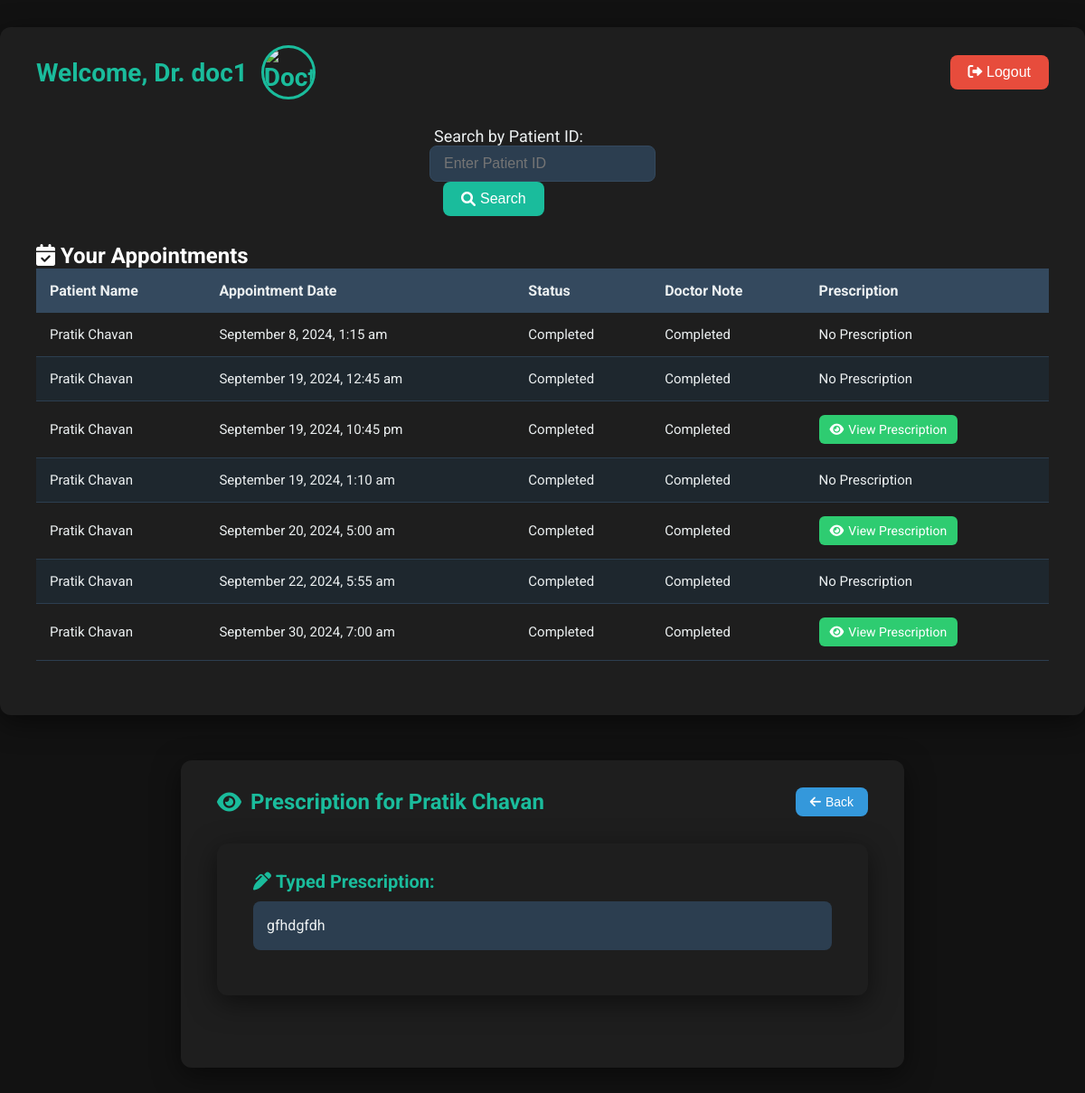
Page /doctor_portal.php?action=view_prescription&prescription_id=1 (signed in) on the committed database.
### tables this page shows
CREATE TABLE `doctors` (
  `id` int NOT NULL,
  `user_id` int NOT NULL,
  `full_name` varchar(100) NOT NULL,
  `department` varchar(100) NOT NULL,
  `specialty` varchar(100) DEFAULT NULL,
  `hospital_id` int DEFAULT NULL,
  `created_at` timestamp NULL DEFAULT CURRENT_TIMESTAMP
);

CREATE TABLE `appointments` (
  `id` int NOT NULL,
  `patient_id` int NOT NULL,
  `doctor_id` int NOT NULL,
  `appointment_date` datetime NOT NULL,
  `status` varchar(50) NOT NULL DEFAULT 'Pending',
  `created_at` timestamp NULL DEFAULT CURRENT_TIMESTAMP,
  `department` varchar(100) DEFAULT NULL,
  `doctor_note` text,
  `doctor_note_submitted` tinyint(1) DEFAULT '0',
  `prescription_submitted` tinyint(1) DEFAULT '0'
);

CREATE TABLE `patients` (
  `id` int NOT NULL,
  `user_id` int NOT NULL,
  `full_name` varchar(100) NOT NULL,
  `date_of_birth` date DEFAULT NULL,
  `created_at` timestamp NULL DEFAULT CURRENT_TIMESTAMP,
  `medical_history` text,
  `prescription` varchar(255) DEFAULT NULL,
  `phone` varchar(20) DEFAULT NULL,
  `city` varchar(20) DEFAULT NULL
);

CREATE TABLE `prescriptions` (
  `id` int NOT NULL,
  `appointment_id` int NOT NULL,
  `patient_id` int NOT NULL,
  `doctor_id` int NOT NULL,
  `typed_prescription` text,
  `prescription_image` varchar(255) DEFAULT NULL,
  `created_at` timestamp NULL DEFAULT CURRENT_TIMESTAMP
);

### doctor_portal.php (the view, shortened to what this page needs)
<?php
include 'config.php';
$doctor_id = $_SESSION['user_id'];
$stmt = $pdo->prepare("SELECT * FROM doctors WHERE user_id = ?");
$stmt->execute([$doctor_id]);
$doctor = $stmt->fetch();
?>
<!DOCTYPE html>
<html lang="en">
<head>
    <link rel="stylesheet" href="https://cdnjs.cloudflare.com/ajax/libs/font-awesome/6.0.0-beta3/css/all.min.css" />
</head>
<body>
    <div class="container">
        <div class="header">
            <h1>Welcome, Dr. <?php echo htmlspecialchars($doctor['full_name']); ?>
                <div class="doctor-image">
                    <img src="https://www.shutterstock.com/image-photo/profile-photo-attractive-family-doc-600nw-1724693776.jpg" alt="Doctor Profile Image">
                </div>
            </h1>
            <form method="POST" action="logout.php">
                <button type="submit" class="logout-button"><i class="fas fa-sign-out-alt"></i> Logout</button>
            </form>
        </div>
        <div class="search-form">
            <form method="POST" action="doctor_portal.php">
                <label for="search_patient_id"><i class="fas fa-user-search"></i> Search by Patient ID:</label>
                <input type="text" name="search_patient_id" id="search_patient_id" placeholder="Enter Patient ID" required>
                <button type="submit"><i class="fas fa-search"></i> Search</button>
            </form>
        </div>
        <h2><i class="fas fa-calendar-check"></i> Your Appointments</h2>
        <table>
            <thead>
                <tr>
                    <th>Patient Name</th>
                    <th>Appointment Date</th>
                    <th>Status</th>
                    <th>Doctor Note</th>
                    <th>Prescription</th>
                </tr>
            </thead>
            <tbody>
                <?php
                $stmt = $pdo->prepare("
                    SELECT a.*, p.full_name AS patient_name, pr.id AS prescription_id
                    FROM appointments a
                    JOIN patients p ON a.patient_id = p.id
                    LEFT JOIN prescriptions pr ON a.id = pr.appointment_id
                    WHERE a.doctor_id = ?");
                $stmt->execute([$doctor['id']]);
                $appointments = $stmt->fetchAll();
                if (!empty($appointments)) {
                    foreach ($appointments as $appointment) {
                        echo "<tr>
                                <td>" . htmlspecialchars($appointment['patient_name']) . "</td>
                                <td>" . htmlspecialchars(date("F j, Y, g:i a", strtotime($appointment['appointment_date']))) . "</td>
                                <td>" . htmlspecialchars($appointment['status']) . "</td>
                                <td>";
                        if ($appointment['status'] != 'Completed') {
                            echo '<a href="add_doctor_note.php?appointment_id=' . htmlspecialchars($appointment['id']) . '" class="button"><i class="fas fa-edit"></i> Add Note</a>';
                        } else {
                            echo 'Completed';
                        }
                        echo "</td>";
                        echo "<td>";
                        if ($appointment['prescription_id']) {
                            echo '<a href="doctor_portal.php?action=view_prescription&prescription_id=' . htmlspecialchars($appointment['prescription_id']) . '" class="button"><i class="fas fa-eye"></i> View Prescription</a>';
                        } else {
                            if ($appointment['status'] != 'Completed') {
                                echo '<a href="doctor_portal.php?action=add_prescription&appointment_id=' . htmlspecialchars($appointment['id']) . '" class="button"><i class="fas fa-plus-circle"></i> Add Prescription</a>';
                            } else {
                                echo 'No Prescription';
                            }
                        }
                        echo "</td></tr>";
                    }
                } else {
                    echo "<tr><td colspan='5'>No appointments found.</td></tr>";
                }
                ?>
            </tbody>
        </table>
    </div>
<?php
$action = $_GET['action'] ?? null;
    ?>
    <?php
if ($action == 'view_prescription') {
    $prescription_id = $_GET['prescription_id'] ?? null;
    $stmt = $pdo->prepare("
        SELECT pr.*, p.full_name AS patient_name
        FROM prescriptions pr
        JOIN appointments a ON pr.appointment_id = a.id
        JOIN patients p ON a.patient_id = p.id
        WHERE pr.id = ? AND a.doctor_id = ?");
    $stmt->execute([$prescription_id, $doctor['id']]);
    $prescription = $stmt->fetch();
    ?>
    <!DOCTYPE html>
    <html lang="en">
    <head>
        <link rel="stylesheet" href="https://cdnjs.cloudflare.com/ajax/libs/font-awesome/6.0.0-beta3/css/all.min.css" />
    </head>
    <body>
        <div class="prescription-view-container">
            <div class="prescription-header">
                <h2><i class="fas fa-eye"></i> Prescription for <?php echo htmlspecialchars($prescription['patient_name']); ?></h2>
                <form method="GET" action="doctor_portal.php">
                    <button type="submit" class="back-button"><i class="fas fa-arrow-left"></i> Back</button>
                </form>
            </div>
            <?php if ($prescription['typed_prescription']): ?>
                <div class="prescription-details">
                    <h3><i class="fas fa-pen-alt"></i> Typed Prescription:</h3>
                    <p><?php echo nl2br(htmlspecialchars($prescription['typed_prescription'])); ?></p>
                </div>
            <?php endif; ?>
        </div>
    </body>
    </html>
    <?php
    exit();
}
?>

### doctor_portal.php (style rules this page uses)
* { box-sizing: border-box; margin: 0; padding: 0; }
html, body { height: 100%; font-family: 'Roboto', sans-serif; background-color: #121212; color: #ffffff; overflow: hidden; }
.container { max-width: 1200px; margin: 30px auto; padding: 20px 40px; background-color: #1e1e1e; border-radius: 12px; box-shadow: 0 8px 30px rgba(0, 0, 0, 0.5); overflow-y: auto; max-height: 80vh; animation: fadeIn 0.8s ease; position: relative; }
.header { display: flex; justify-content: space-between; align-items: center; margin-bottom: 30px; position: relative; }
.header h1 { font-size: 28px; color: #1abc9c; animation: slideInLeft 0.5s ease; display: flex; align-items: center; }
.doctor-image { width: 60px; height: 60px; border-radius: 50%; overflow: hidden; margin-left: 15px; border: 3px solid #1abc9c; animation: fadeIn 1s ease; }
.doctor-image img { width: 100%; height: 100%; object-fit: cover; }
.logout-button { padding: 10px 20px; background-color: #e74c3c; color: #fff; border: none; border-radius: 8px; font-size: 16px; cursor: pointer; transition: background-color 0.3s, transform 0.1s; animation: slideInRight 0.5s ease; }
.search-form { display: flex; justify-content: center; align-items: center; margin-bottom: 30px; animation: fadeIn 1s ease; }
.search-form label { font-size: 18px; margin-right: 10px; color: #ecf0f1; display: flex; align-items: center; }
.search-form input[type="text"] { padding: 10px 15px; width: 250px; border-radius: 8px; border: 1px solid #34495e; font-size: 16px; outline: none; background-color: #2c3e50; color: #ecf0f1; transition: border-color 0.3s, background-color 0.3s; }
.search-form button { padding: 10px 20px; background-color: #1abc9c; color: #fff; border: none; border-radius: 8px; font-size: 16px; cursor: pointer; margin-left: 15px; transition: background-color 0.3s, transform 0.1s; display: flex; align-items: center; }
.search-form button i { margin-right: 5px; }
table { width: 100%; border-collapse: collapse; margin-bottom: 40px; animation: fadeIn 1.2s ease; }
table thead { background-color: #34495e; }
table thead th { color: #ecf0f1; padding: 15px; font-size: 16px; text-align: left; }
table tbody tr { border-bottom: 1px solid #2c3e50; transition: background-color 0.3s; }
table tbody tr:nth-child(even) { background-color: #1e272e; }
table tbody td { padding: 15px; font-size: 15px; color: #ecf0f1; vertical-align: middle; }
a.button { display: inline-flex; align-items: center; padding: 8px 12px; background-color: #2ecc71; color: #fff; text-decoration: none; border-radius: 6px; font-size: 14px; transition: background-color 0.3s, transform 0.1s; }
a.button i { margin-right: 5px; }
.prescription-details, .view-prescription-details { max-width: 800px; margin: 50px auto; padding: 30px 40px; background-color: #1e1e1e; border-radius: 12px; box-shadow: 0 8px 30px rgba(0, 0, 0, 0.5); animation: fadeIn 0.8s ease; color: #ecf0f1; }
.prescription-view-container { max-width: 800px; margin: 50px auto; padding: 30px 40px; background-color: #1e1e1e; border-radius: 12px; box-shadow: 0 8px 30px rgba(0, 0, 0, 0.5); animation: fadeIn 0.8s ease; color: #ecf0f1; position: relative; }
.prescription-header { display: flex; justify-content: space-between; align-items: center; margin-bottom: 30px; }
.prescription-header h2 { font-size: 24px; color: #1abc9c; display: flex; align-items: center; animation: slideInLeft 0.5s ease; }
.prescription-header h2 i { margin-right: 10px; }
.back-button { padding: 8px 16px; background-color: #3498db; color: #fff; border: none; border-radius: 8px; font-size: 14px; cursor: pointer; transition: background-color 0.3s, transform 0.1s; display: flex; align-items: center; animation: slideInRight 0.5s ease; }
.back-button i { margin-right: 5px; }
.prescription-details, .view-prescription-details { margin-top: 20px; }
.prescription-details h3, .view-prescription-details h3 { font-size: 20px; color: #1abc9c; margin-bottom: 10px; display: flex; align-items: center; }
.prescription-details h3 i, .view-prescription-details h3 i { margin-right: 5px; }
.prescription-details p, .view-prescription-details p { font-size: 16px; color: #ecf0f1; margin-bottom: 20px; background-color: #2c3e50; padding: 15px; border-radius: 8px; line-height: 1.5; }

### rows in the picture
doctors: full_name "doc1"
appointments: patient.full_name "Pratik Chavan", appointment_date "September 8, 2024, 1:15 am", status "Completed", shows "No Prescription"
appointments: patient.full_name "Pratik Chavan", appointment_date "September 19, 2024, 12:45 am", status "Completed", shows "No Prescription"
prescriptions: patient.full_name "Pratik Chavan", appointment.appointment_date "September 19, 2024, 10:45 pm", appointment.status "Completed"
appointments: patient.full_name "Pratik Chavan", appointment_date "September 19, 2024, 1:10 am", status "Completed", shows "No Prescription"
prescriptions: patient.full_name "Pratik Chavan", appointment.appointment_date "September 20, 2024, 5:00 am", appointment.status "Completed"
appointments: patient.full_name "Pratik Chavan", appointment_date "September 22, 2024, 5:55 am", status "Completed", shows "No Prescription"
prescriptions: patient.full_name "Pratik Chavan", appointment.appointment_date "September 30, 2024, 7:00 am", appointment.status "Completed"

### other values in the picture
$prescription['patient_name'] "Pratik Chavan"
$prescription['typed_prescription'] "gfhdgfdh"
